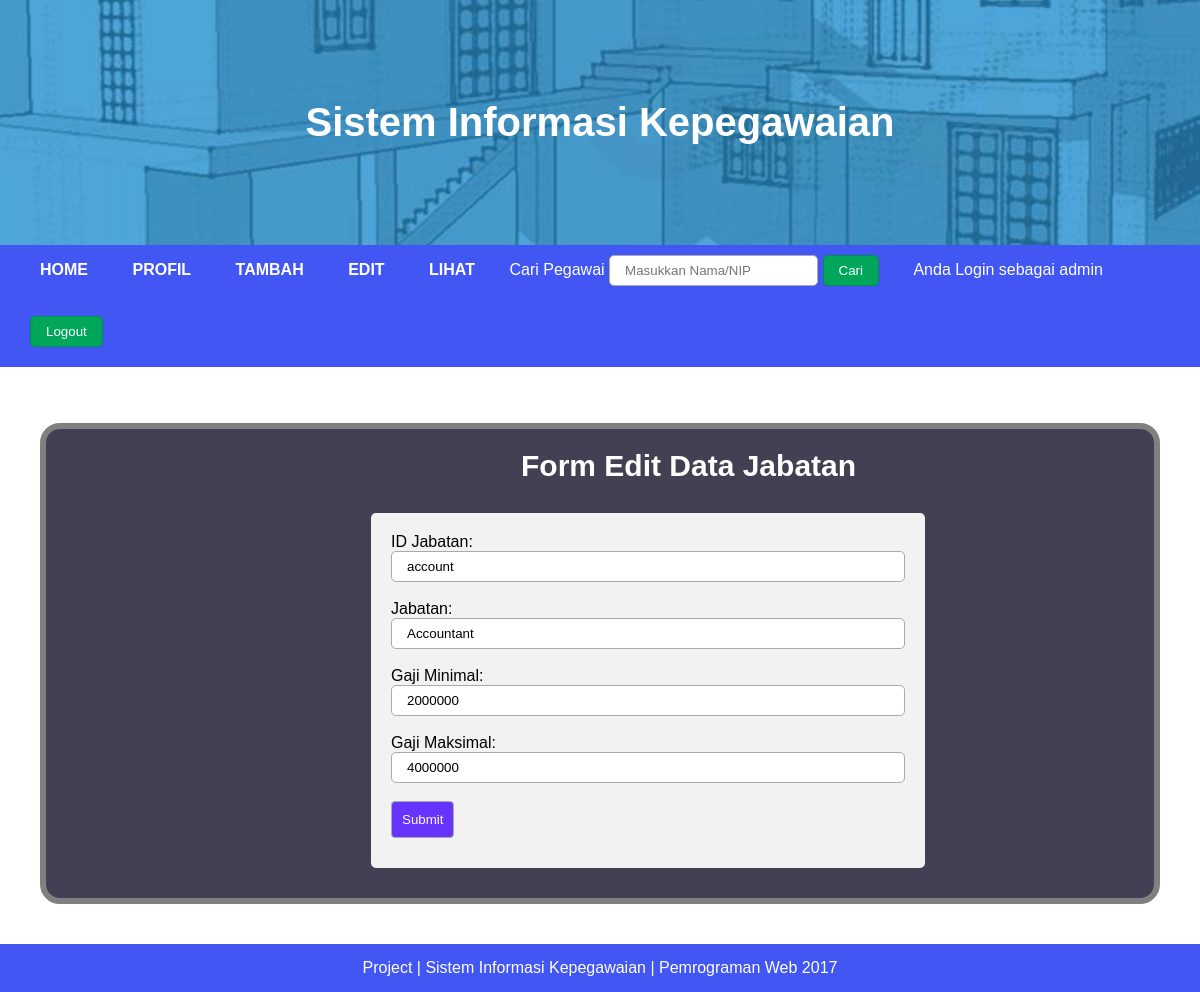
Screenshot of /form_edit_jabatan.php?id_jabatan=account (signed in) with the database file from the repository.
### tables this page shows
CREATE TABLE `jabatan` (
  `id_jabatan` varchar(10) NOT NULL,
  `jabatan` varchar(100) NOT NULL,
  `min_gaji` int(20) NOT NULL,
  `max_gaji` int(20) NOT NULL
);

### form_edit_jabatan.php (the view, shortened to what this page needs)
<?php
	$id_jabatan = $_GET['id_jabatan'];
	$query = mysql_query("SELECT * FROM jabatan WHERE id_jabatan = '$id_jabatan'");
	$result = mysql_fetch_array($query);
?>
<!DOCTYPE html>
<html>
<head>
	<link rel="stylesheet" type="text/css" href="css/style.css">
</head>
<body>
	<div class="container">
		<header>
			<h1>Sistem Informasi Kepegawaian</h1>
		</header>
		<nav id="navbar">
			<ul>
				<li><a href="admin.php">HOME</a></li>
				<li><a href="profil_admin.php">PROFIL</a></li>
				<li>
					<a href="#" class="dropdown-slide1">TAMBAH</a>
				</li>
				<li>
					<a href="#" class="dropdown-slide2">EDIT</a>
				</li>
				<li>
					<a href="#" class="dropdown-slide3">LIHAT</a>
				</li>
				<li>
					<form method="post" action="tampil_pegawai_cari_admin.php">
						<label>Cari Pegawai</label>
						<input type="text" name="cari" placeholder="Masukkan Nama/NIP" required>
						<button id="btn-submit">Cari</button>
					</form>
				</li>
				<span style="color: white; margin-left:10px;">Anda Login sebagai <?php echo $_SESSION['admin']; ?></span>
				<li>
					<form>
						<input type="button" value="Logout" id="btn-submit" onclick="window.location = 'proses/logout_admin.php';"/>
					</form>
				</li>
			</ul>
		</nav>
		<section class="middle">
			<section class="content">
				<div class="kotak" align="left">
				<h1 style="margin-left:475px;">Form Edit Data Jabatan</h1>
					<div class="container-form">
						<form method="post" action="proses/edit_jabatan.php">
							<label style="color: black">ID Jabatan: </label><br>
							<input id="input" type="text" name="id_jabatan" placeholder="Masukkan ID Jabatan" value="<?= $result['id_jabatan'];?>" readonly><br><br>
							<label style="color: black">Jabatan: </label><br>
							<input id="input" type="text" name="jabatan" placeholder="Masukkan Jabatan" value="<?= $result['jabatan'];?>" required><br><br>
							<label style="color: black">Gaji Minimal: </label><br>
							<input id="input" type="text" name="min_gaji" placeholder="Masukkan Min Gaji" value="<?= $result['min_gaji'];?>" required><br><br>
							<label style="color: black">Gaji Maksimal: </label><br>
							<input id="input" type="text" name="max_gaji" placeholder="Masukkan Max Gaji" value="<?= $result['max_gaji'];?>" required><br><br>
							<input class="tombol" type="submit" name="submit" value="Submit" onclick="return klikUbah();" >
						</form>
					</div>
				</div>
			</section>
		</section>
		<footer>
			<p>Project | Sistem Informasi Kepegawaian | Pemrograman Web 2017</p>
		</footer>
	</div>
</body>
</html>

### css/style.css (style rules this page uses)
* { box-sizing: border-box; }
html, body { margin: 0; font-family: Arial; }
.container { margin: auto; }
header { scale: stretch; background: url("../images/header.jpg"); background-size: 130%; padding: 100px; }
header h1 { margin: 0; text-align: center; font-size: 40px; color: white; }
#navbar { background: #4256f4; }
#navbar ul { margin-left: 20px; margin-top: 0px; padding: 0; text-align: left; }
#navbar li { list-style: none; position: relative; display: inline-block; }
#navbar li a { display: block; padding: 10px 20px; color: #fff; font-weight: bold; text-decoration: none; transition: .5s; background: #4256f4; }
#navbar form { color: #fff; padding: 10px 20px 20px 10px; }
section.middle { background: white; padding: 20px; }
section.content { display: block; overflow: hidden; min-height: 50vh; padding: 20px; background: #fff; }
.tombol { text-decoration: none; background: #6633FF; padding: 10px; color: white; border-radius: 4px; margin-bottom: 10px; }
#input { width: 100%; }
#btn-submit { padding: 7px 15px; background: #00a65a; border-radius: 5px; border: 1px solid #008d4c; color: #fff; }
.kotak { height: auto; width: wrap; background-color: #424153; border: 6px solid grey; border-radius: 20px; margin: auto; }
div.kotak h1 { color:white; font-family: arial; text-align: left; margin: 20px; font-size: 30px; }
.container-form { width: 50%; border-radius: 5px; background-color: #f2f2f2; padding: 20px; margin:30px 30px 30px 325px; }
form label { width: 150px; padding-top: 7px; }
form input { display: inline-block; overflow: hidden; padding: 7px 15px; border-radius: 5px; border: 1px solid #aaa; }
footer { text-align: center; background: #4256f4; color: white; }
footer p { margin: 0; padding: 15px; }

### rows the page displays
jabatan: id_jabatan "account", jabatan "Accountant", min_gaji "2000000", max_gaji "4000000"

### other values shown
$_SESSION['admin'] "admin"
